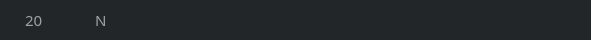
    <widget class="QGroupBox" name="RFIDgroupBox2_19">
     <property name="geometry">
      <rect>
       <x>6</x>
       <y>942</y>
       <width>591</width>
       <height>40</height>
      </rect>
     </property>
     <property name="styleSheet">
      <string notr="true">background-color: rgb(35, 38, 41);
border: 1px solid rgb(35, 38, 41);
border-radius: 17px</string>
     </property>
     <property name="title">
      <string/>
     </property>
     <widget class="QLabel" name="Rfidshno10_15">
      <property name="geometry">
       <rect>
        <x>20</x>
        <y>12</y>
        <width>31</width>
        <height>16</height>
       </rect>
      </property>
      <property name="font">
       <font>
        <family>AppleSDGothicNeoB00</family>
        <pointsize>11</pointsize>
        <weight>50</weight>
        <bold>false</bold>
       </font>
      </property>
      <property name="styleSheet">
       <string notr="true">color: rgb(159, 161, 162);</string>
      </property>
      <property name="text">
       <string>20</string>
      </property>
     </widget>
     <widget class="QLabel" name="RFIDaidm20">
      <property name="geometry">
       <rect>
        <x>90</x>
        <y>12</y>
        <width>41</width>
        <height>16</height>
       </rect>
      </property>
      <property name="font">
       <font>
        <family>AppleSDGothicNeoB00</family>
        <pointsize>11</pointsize>
        <weight>50</weight>
        <bold>false</bold>
       </font>
      </property>
      <property name="styleSheet">
       <string notr="true">color: rgb(159, 161, 162);</string>
      </property>
      <property name="text">
       <string>N</string>
      </property>
     </widget>
     <widget class="QLabel" name="M20IPlb">
      <property name="geometry">
       <rect>
        <x>290</x>
        <y>12</y>
        <width>121</width>
        <height>20</height>
       </rect>
      </property>
      <property name="font">
       <font>
        <family>AppleSDGothicNeoB00</family>
        <pointsize>11</pointsize>
        <weight>50</weight>
        <bold>false</bold>
       </font>
      </property>
      <property name="styleSheet">
       <string notr="true">color: rgb(159, 161, 162);</string>
      </property>
      <property name="text">
       <string/>
      </property>
     </widget>
     <widget class="QLabel" name="RFIDnote20">
      <property name="geometry">
       <rect>
        <x>410</x>
        <y>12</y>
        <width>151</width>
        <height>20</height>
       </rect>
      </property>
      <property name="font">
       <font>
        <family>AppleSDGothicNeoB00</family>
        <pointsize>11</pointsize>
        <weight>50</weight>
        <bold>false</bold>
       </font>
      </property>
      <property name="styleSheet">
       <string notr="true">color: rgb(159, 161, 162);</string>
      </property>
      <property name="text">
       <string/>
      </property>
     </widget>
     <widget class="QLabel" name="StateM20lb">
      <property name="geometry">
       <rect>
        <x>210</x>
        <y>10</y>
        <width>31</width>
        <height>21</height>
       </rect>
      </property>
      <property name="text">
       <string/>
      </property>
     </widget>
    </widget>
